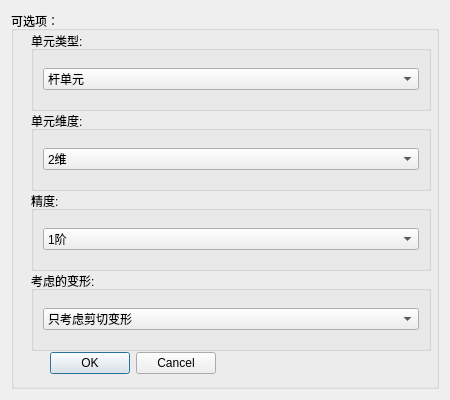
<?xml version="1.0" encoding="UTF-8"?>
<ui version="4.0">
 <class>ChooseElementTypeDialog</class>
 <widget class="QDialog" name="ChooseElementTypeDialog">
  <property name="geometry">
   <rect>
    <x>0</x>
    <y>0</y>
    <width>450</width>
    <height>400</height>
   </rect>
  </property>
  <property name="minimumSize">
   <size>
    <width>450</width>
    <height>400</height>
   </size>
  </property>
  <property name="maximumSize">
   <size>
    <width>1024</width>
    <height>768</height>
   </size>
  </property>
  <property name="windowTitle">
   <string>单元类型选择</string>
  </property>
  <layout class="QVBoxLayout" name="verticalLayout">
   <item>
    <widget class="QGroupBox" name="groupBox_3">
     <property name="title">
      <string>可选项：</string>
     </property>
     <widget class="QGroupBox" name="groupBox">
      <property name="geometry">
       <rect>
        <x>20</x>
        <y>20</y>
        <width>400</width>
        <height>80</height>
       </rect>
      </property>
      <property name="minimumSize">
       <size>
        <width>400</width>
        <height>80</height>
       </size>
      </property>
      <property name="maximumSize">
       <size>
        <width>800</width>
        <height>160</height>
       </size>
      </property>
      <property name="title">
       <string>单元类型:</string>
      </property>
      <layout class="QHBoxLayout" name="horizontalLayout">
       <item>
        <widget class="QComboBox" name="comboBox">
         <item>
          <property name="text">
           <string>杆单元</string>
          </property>
         </item>
         <item>
          <property name="text">
           <string>梁单元</string>
          </property>
         </item>
        </widget>
       </item>
      </layout>
     </widget>
     <widget class="QGroupBox" name="groupBox_2">
      <property name="geometry">
       <rect>
        <x>20</x>
        <y>100</y>
        <width>400</width>
        <height>80</height>
       </rect>
      </property>
      <property name="minimumSize">
       <size>
        <width>400</width>
        <height>80</height>
       </size>
      </property>
      <property name="maximumSize">
       <size>
        <width>800</width>
        <height>160</height>
       </size>
      </property>
      <property name="title">
       <string>单元维度:</string>
      </property>
      <layout class="QHBoxLayout" name="horizontalLayout_2">
       <item>
        <widget class="QComboBox" name="comboBox_2">
         <item>
          <property name="text">
           <string>2维</string>
          </property>
         </item>
         <item>
          <property name="text">
           <string>3维</string>
          </property>
         </item>
        </widget>
       </item>
      </layout>
     </widget>
     <widget class="QDialogButtonBox" name="buttonBox">
      <property name="geometry">
       <rect>
        <x>12</x>
        <y>338</y>
        <width>193</width>
        <height>28</height>
       </rect>
      </property>
      <property name="orientation">
       <enum>Qt::Horizontal</enum>
      </property>
      <property name="standardButtons">
       <set>QDialogButtonBox::Cancel|QDialogButtonBox::Ok</set>
      </property>
     </widget>
     <widget class="QGroupBox" name="groupBox_4">
      <property name="geometry">
       <rect>
        <x>20</x>
        <y>180</y>
        <width>400</width>
        <height>80</height>
       </rect>
      </property>
      <property name="minimumSize">
       <size>
        <width>400</width>
        <height>80</height>
       </size>
      </property>
      <property name="maximumSize">
       <size>
        <width>800</width>
        <height>160</height>
       </size>
      </property>
      <property name="title">
       <string>精度:</string>
      </property>
      <layout class="QHBoxLayout" name="horizontalLayout_3">
       <item>
        <widget class="QComboBox" name="comboBox_3">
         <item>
          <property name="text">
           <string>1阶</string>
          </property>
         </item>
         <item>
          <property name="text">
           <string>2阶</string>
          </property>
         </item>
         <item>
          <property name="text">
           <string>3阶</string>
          </property>
         </item>
        </widget>
       </item>
      </layout>
     </widget>
     <widget class="QGroupBox" name="groupBox_5">
      <property name="geometry">
       <rect>
        <x>20</x>
        <y>260</y>
        <width>400</width>
        <height>80</height>
       </rect>
      </property>
      <property name="minimumSize">
       <size>
        <width>400</width>
        <height>80</height>
       </size>
      </property>
      <property name="maximumSize">
       <size>
        <width>800</width>
        <height>160</height>
       </size>
      </property>
      <property name="title">
       <string>考虑的变形:</string>
      </property>
      <layout class="QHBoxLayout" name="horizontalLayout_4">
       <item>
        <widget class="QComboBox" name="comboBox_4">
         <item>
          <property name="text">
           <string>只考虑剪切变形</string>
          </property>
         </item>
         <item>
          <property name="text">
           <string>只考虑弯曲变形</string>
          </property>
         </item>
         <item>
          <property name="text">
           <string>两者都有</string>
          </property>
         </item>
        </widget>
       </item>
      </layout>
     </widget>
    </widget>
   </item>
  </layout>
 </widget>
 <resources/>
 <connections>
  <connection>
   <sender>buttonBox</sender>
   <signal>accepted()</signal>
   <receiver>ChooseElementTypeDialog</receiver>
   <slot>accept()</slot>
   <hints>
    <hint type="sourcelabel">
     <x>248</x>
     <y>254</y>
    </hint>
    <hint type="destinationlabel">
     <x>157</x>
     <y>274</y>
    </hint>
   </hints>
  </connection>
  <connection>
   <sender>buttonBox</sender>
   <signal>rejected()</signal>
   <receiver>ChooseElementTypeDialog</receiver>
   <slot>reject()</slot>
   <hints>
    <hint type="sourcelabel">
     <x>316</x>
     <y>260</y>
    </hint>
    <hint type="destinationlabel">
     <x>286</x>
     <y>274</y>
    </hint>
   </hints>
  </connection>
 </connections>
</ui>
